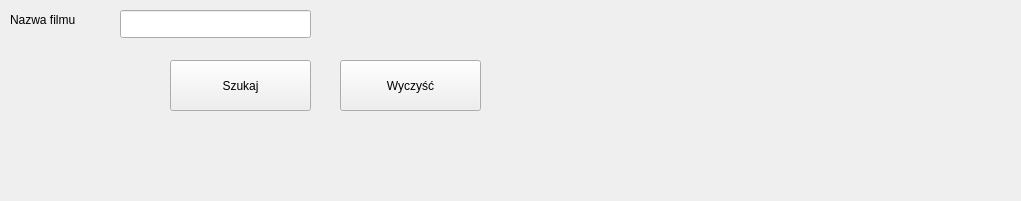
<?xml version="1.0" encoding="UTF-8"?>
<ui version="4.0">
 <class>searchScreen</class>
 <widget class="QWidget" name="searchScreen">
  <property name="geometry">
   <rect>
    <x>0</x>
    <y>0</y>
    <width>1021</width>
    <height>201</height>
   </rect>
  </property>
  <property name="windowTitle">
   <string>Form</string>
  </property>
  <widget class="QLabel" name="label">
   <property name="geometry">
    <rect>
     <x>200</x>
     <y>120</y>
     <width>63</width>
     <height>20</height>
    </rect>
   </property>
   <property name="text">
    <string/>
   </property>
  </widget>
  <widget class="QPushButton" name="searchButton">
   <property name="geometry">
    <rect>
     <x>170</x>
     <y>60</y>
     <width>141</width>
     <height>51</height>
    </rect>
   </property>
   <property name="text">
    <string>Szukaj</string>
   </property>
  </widget>
  <widget class="QLabel" name="label_2">
   <property name="geometry">
    <rect>
     <x>10</x>
     <y>10</y>
     <width>101</width>
     <height>20</height>
    </rect>
   </property>
   <property name="text">
    <string>Nazwa filmu</string>
   </property>
  </widget>
  <widget class="QLineEdit" name="searchEdit">
   <property name="geometry">
    <rect>
     <x>120</x>
     <y>10</y>
     <width>191</width>
     <height>28</height>
    </rect>
   </property>
  </widget>
  <widget class="QPushButton" name="resetButton">
   <property name="geometry">
    <rect>
     <x>340</x>
     <y>60</y>
     <width>141</width>
     <height>51</height>
    </rect>
   </property>
   <property name="text">
    <string>Wyczyść</string>
   </property>
  </widget>
 </widget>
 <resources/>
 <connections/>
</ui>
